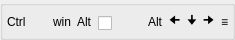
                         <widget class="QGroupBox" name="groupBox_14">
                          <property name="minimumSize">
                           <size>
                            <width>0</width>
                            <height>38</height>
                           </size>
                          </property>
                          <property name="maximumSize">
                           <size>
                            <width>16777215</width>
                            <height>40</height>
                           </size>
                          </property>
                          <property name="styleSheet">
                           <string notr="true"/>
                          </property>
                          <property name="title">
                           <string/>
                          </property>
                          <layout class="QHBoxLayout" name="horizontalLayout_10">
                           <property name="leftMargin">
                            <number>4</number>
                           </property>
                           <property name="topMargin">
                            <number>4</number>
                           </property>
                           <property name="rightMargin">
                            <number>4</number>
                           </property>
                           <property name="bottomMargin">
                            <number>4</number>
                           </property>
                           <item>
                            <widget class="QLabel" name="label_3">
                             <property name="minimumSize">
                              <size>
                               <width>40</width>
                               <height>0</height>
                              </size>
                             </property>
                             <property name="maximumSize">
                              <size>
                               <width>60</width>
                               <height>28</height>
                              </size>
                             </property>
                             <property name="styleSheet">
                              <string notr="true"/>
                             </property>
                             <property name="text">
                              <string>Ctrl</string>
                             </property>
                            </widget>
                           </item>
                           <item>
                            <widget class="QLabel" name="label_4">
                             <property name="maximumSize">
                              <size>
                               <width>60</width>
                               <height>28</height>
                              </size>
                             </property>
                             <property name="styleSheet">
                              <string notr="true"/>
                             </property>
                             <property name="text">
                              <string>win</string>
                             </property>
                            </widget>
                           </item>
                           <item>
                            <widget class="QLabel" name="label_5">
                             <property name="maximumSize">
                              <size>
                               <width>60</width>
                               <height>28</height>
                              </size>
                             </property>
                             <property name="styleSheet">
                              <string notr="true"/>
                             </property>
                             <property name="text">
                              <string>Alt</string>
                             </property>
                            </widget>
                           </item>
                           <item>
                            <widget class="QCheckBox" name="checkBox_48">
                             <property name="minimumSize">
                              <size>
                               <width>44</width>
                               <height>26</height>
                              </size>
                             </property>
                             <property name="toolTip">
                              <string/>
                             </property>
                             <property name="styleSheet">
                              <string notr="true"/>
                             </property>
                             <property name="text">
                              <string/>
                             </property>
                            </widget>
                           </item>
                           <item>
                            <widget class="QLabel" name="label_7">
                             <property name="maximumSize">
                              <size>
                               <width>60</width>
                               <height>28</height>
                              </size>
                             </property>
                             <property name="styleSheet">
                              <string notr="true"/>
                             </property>
                             <property name="text">
                              <string>Alt</string>
                             </property>
                            </widget>
                           </item>
                           <item>
                            <widget class="QLabel" name="label_8">
                             <property name="maximumSize">
                              <size>
                               <width>60</width>
                               <height>28</height>
                              </size>
                             </property>
                             <property name="styleSheet">
                              <string notr="true"/>
                             </property>
                             <property name="text">
                              <string>🠈</string>
                             </property>
                            </widget>
                           </item>
                           <item>
                            <widget class="QLabel" name="label_9">
                             <property name="maximumSize">
                              <size>
                               <width>60</width>
                               <height>28</height>
                              </size>
                             </property>
                             <property name="styleSheet">
                              <string notr="true"/>
                             </property>
                             <property name="text">
                              <string>🠋</string>
                             </property>
                            </widget>
                           </item>
                           <item>
                            <widget class="QLabel" name="label_10">
                             <property name="maximumSize">
                              <size>
                               <width>60</width>
                               <height>28</height>
                              </size>
                             </property>
                             <property name="styleSheet">
                              <string notr="true"/>
                             </property>
                             <property name="text">
                              <string>🠊</string>
                             </property>
                            </widget>
                           </item>
                           <item>
                            <widget class="QLabel" name="label_11">
                             <property name="maximumSize">
                              <size>
                               <width>60</width>
                               <height>28</height>
                              </size>
                             </property>
                             <property name="styleSheet">
                              <string notr="true"/>
                             </property>
                             <property name="text">
                              <string>≡</string>
                             </property>
                            </widget>
                           </item>
                          </layout>
                         </widget>
